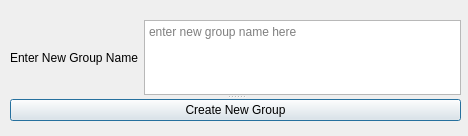
<?xml version="1.0" encoding="UTF-8"?>
<ui version="4.0">
 <class>newGroupData</class>
 <widget class="QDialog" name="newGroupData">
  <property name="geometry">
   <rect>
    <x>0</x>
    <y>0</y>
    <width>468</width>
    <height>136</height>
   </rect>
  </property>
  <property name="windowTitle">
   <string>Dialog</string>
  </property>
  <widget class="QSplitter" name="splitter">
   <property name="geometry">
    <rect>
     <x>10</x>
     <y>20</y>
     <width>451</width>
     <height>101</height>
    </rect>
   </property>
   <property name="orientation">
    <enum>Qt::Vertical</enum>
   </property>
   <widget class="QWidget" name="layoutWidget">
    <layout class="QHBoxLayout" name="horizontalLayout">
     <item>
      <widget class="QLabel" name="label">
       <property name="text">
        <string>Enter New Group Name</string>
       </property>
      </widget>
     </item>
     <item>
      <widget class="QTextEdit" name="m_newGroupName">
       <property name="tabStopWidth">
        <number>80</number>
       </property>
       <property name="placeholderText">
        <string>enter new group name here</string>
       </property>
      </widget>
     </item>
    </layout>
   </widget>
   <widget class="QPushButton" name="pushButton">
    <property name="text">
     <string>Create New Group</string>
    </property>
   </widget>
  </widget>
 </widget>
 <resources/>
 <connections/>
</ui>
